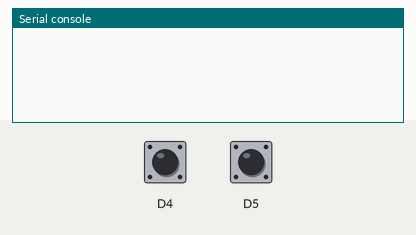
This program was run on a simulated Circuit Playground running CircuitPython. Parts: the last lines printed to the serial console. The inputs (shaded band) are chosen by the test bench.

Above: at 1.2 s.
1.3 s: button A pressed for 0.25 s
At 1.8 s:
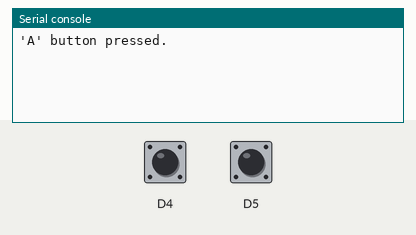
3.0 s: button B pressed for 0.25 s
At 4.5 s:
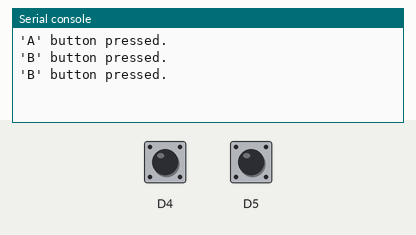

The program:

002_cpx_button_test.py
```python
# Code to test buttons - CircuitPlayground Express
import board
from digitalio import DigitalInOut, Direction, Pull
import time

a_button = DigitalInOut(board.D4)
a_button.direction = Direction.INPUT
a_button.pull = Pull.DOWN

b_button = DigitalInOut(board.D5)
b_button.direction = Direction.INPUT
b_button.pull = Pull.DOWN

while True:
    if a_button.value:
        print("'A' button pressed.")

    if b_button.value:
        print("'B' button pressed.")

    time.sleep(0.2)
```

Measured:
- after the input at 1.3 s, the serial console: prints a new line after 0.10 s (image 1)
- after the input at 3.0 s, the serial console: prints a new line at once (image 2)
